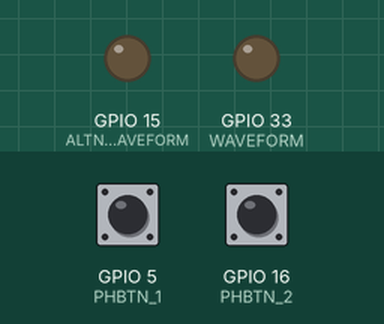
This sketch was run on a simulated ESP32. Parts: output pins drawn as LEDs (lit = HIGH). The inputs (shaded band) are chosen by the test bench; at power-on: GPIO 5 (PHBTN_1) LOW, GPIO 16 (PHBTN_2) LOW.

Above: at 1.2 s.
1.3 s: GPIO 5 (PHBTN_1) pulled HIGH for 0.15 s
At 4.1 s:
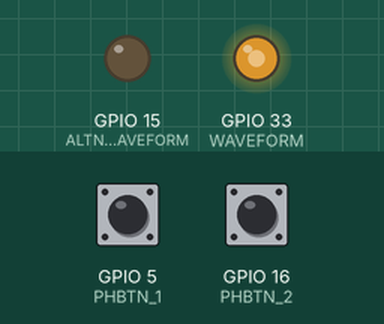
4.3 s: GPIO 16 (PHBTN_2) pulled HIGH for 0.15 s
7.3 s: GPIO 5 (PHBTN_1) pulled HIGH for 1 s
Timing chart, 0 to 10.3 s (numbered marks = the images above; inputs shaded):
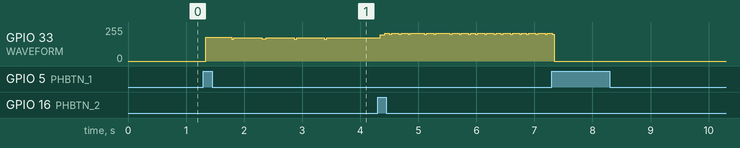

The sketch:

arduino.ino
```cpp
#define PRODUCTION_MODE true

const int PHBTN_1 = 5;
const int PHBTN_2 = 16;
const int WAVEFORM = 33;
const int ALTN_WAVEFORM = 15;
const int FIFTY = 50;

bool dataEnabled = false;
bool altMode = false;

void setup() {
    pinMode(PHBTN_1, INPUT_PULLDOWN);
    pinMode(PHBTN_2, INPUT_PULLDOWN);
    pinMode(WAVEFORM, OUTPUT);
    pinMode(ALTN_WAVEFORM, OUTPUT);
    attachInterrupt(digitalPinToInterrupt(PHBTN_1), toggleData, RISING);
    attachInterrupt(digitalPinToInterrupt(PHBTN_2), toggleMode, RISING);
}
void generatePHBTN_1() {
    int p = 1100;
    int e = 500;
    int n = 17;
    int u = 3000;
    int sync_on = 50;
    if(altMode){
      e=250;
      u=1500;
    }

    if (!PRODUCTION_MODE) {
        p *= 1000;
        e *= 1000;
        u *= 1000;
        sync_on *= 1000;
    }

    for (int i = 0; i < n; i++) {
        digitalWrite(WAVEFORM, HIGH);
        delayMicroseconds(p + (i * FIFTY));
        digitalWrite(WAVEFORM, LOW);
        delayMicroseconds(e);
    }

    delayMicroseconds(u);
    digitalWrite(ALTN_WAVEFORM, HIGH);
    delayMicroseconds(sync_on);
    digitalWrite(ALTN_WAVEFORM, LOW);
}

void loop() {
    if (dataEnabled) {
        generatePHBTN_1();
    } else {
        digitalWrite(WAVEFORM, LOW);
        digitalWrite(ALTN_WAVEFORM, LOW);
    }
}

void toggleData() {
    dataEnabled = !dataEnabled;
}

void toggleMode() {
    altMode = !altMode;
}
```
